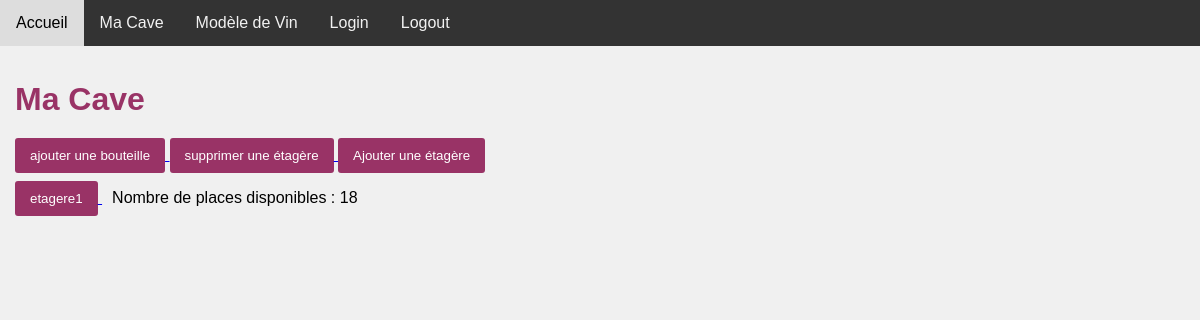
The page /cave (signed in) on the database as committed earlier.
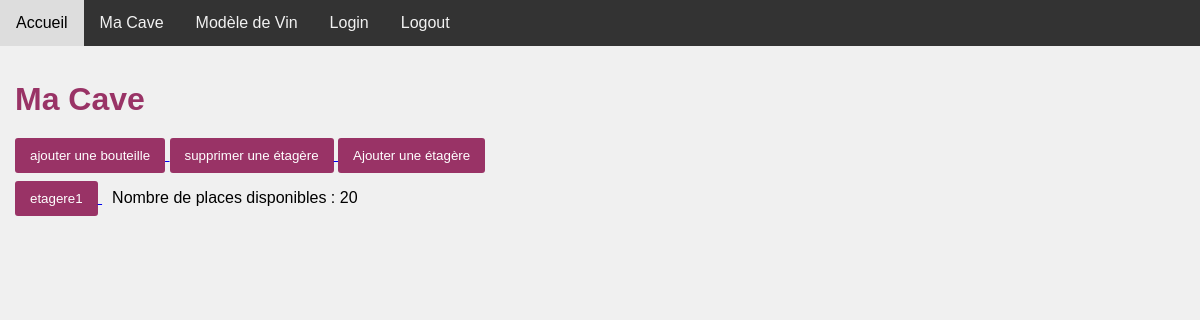
The same page on the database as committed later.
### tables this page shows
CREATE TABLE "Etagere"
(
    id_etagere         integer not null
        constraint Etagere_pk
            primary key autoincrement,
    id_cave            integer,
    nb_bouteille       INT default 0,
    nb_bouteille_dispo INT default 15,
    nom_etagere        TEXT,
    id_user            integer,
    constraint Etagere_User_id_cave_id_user_fk
        foreign key (id_cave, id_user) references User (id_cave, id_user)
);

### app.py (the view)
@app.route('/cave', methods=['GET', 'POST'])
@login_required
def cave():
    user = current_user
    etageres = user.list_etagere()
    return render_template('cave.html', Etagere=etageres)

### app.py (called while the page is built)
@login_manager.user_loader
def load_user(user_id):
    return User.get_by_id(user_id)

### models/user.py (called while the page is built)
    @staticmethod
    def get_by_id(user_id):
        connection = sqlite3.connect('bouteille.db')
        cursor = connection.cursor()
        query = '''
            SELECT * FROM User WHERE id_user = ?;
        '''
        result = cursor.execute(query, (user_id,)).fetchone()
        if result:
            user = User(result[1], result[2])
            user.id = result[0]
            return user
        else:
            return None
        connection.close()

    def get_user_id(self):
        connection = sqlite3.connect('bouteille.db')
        cursor = connection.cursor()
        query = '''
            SELECT id_user FROM User WHERE name = ? AND password = ?;
        '''
        result = cursor.execute(query, (self.name, self.password)).fetchone()
        if result:
            user_id = result[0]
            print(f"ID de l'utilisateur ({self.name}): {user_id}")
            return user_id
        else:
            print("Utilisateur non trouvé. Vérifiez le nom d'utilisateur et le mot de passe.")
            return None
        connection.close()

### templates/cave.html (shortened to what this page needs)
<!DOCTYPE html>
<html lang="en">
<head>
    <link rel="stylesheet" href="/static/style.css">
</head>
<nav>
    <div id="navigation">
        <a href="">Accueil</a>
        <a href="{{ url_for('cave') }}">Ma Cave</a>
        <a href="{{ url_for('vin') }}">Modèle de Vin</a>
        <a href="{{ url_for('login') }}">Login</a>
        <a href="{{ url_for('logout') }}">Logout</a>
    </div>
</nav>
<body>
    <div style="padding: 15px;">
            <h1>Ma Cave</h1>
        <a href="/ajouter_bouteille">
            <button>ajouter une bouteille</button>
        </a>
        <a href="/supprimer_etagere">
            <button>supprimer une étagère</button>
        </a>
        <a href="/ajouter_etagere">
            <button>Ajouter une étagère</button>
        </a>
    {% for etagere in Etagere %}
        <div>
            <a href="{{ url_for('etagere_details', nom_etagere=etagere[4]) }}">
                <button>{{ etagere[4] }}</button>
            </a>
            <p style="display: inline-block; margin-left: 10px;">Nombre de places disponibles : {{ etagere[3] }}</p>
        </div>
    {% endfor %}
    </div>
</body>
</html>

Rows that differ between the two databases and show on the page:
changed Etagere "etagere1": nb_bouteille_dispo "18" → "20"
